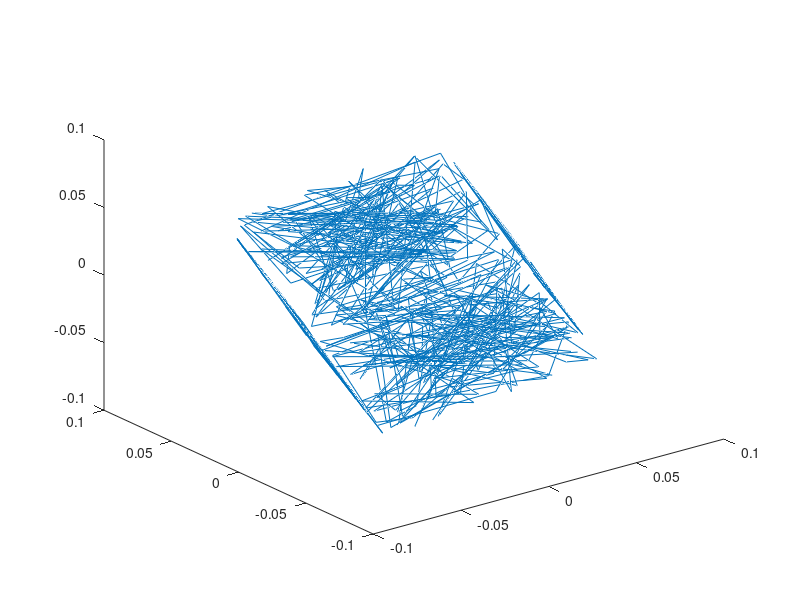

This figure's MATLAB source:
%{
% % % % % % % % % % % % % % % % % % % % % % % 
%
% Structure from Motion - Lizi Chen
%
% % % % % % % % % % % % % % % % % % % % % % % 
%}
disp('Running StructureFromMotion.m');
load('sfm_points.mat'); % 2-by-600-by-10 matrix.
                        % image_points(:,1,:) is the 1st of the 600 world points
format short
W = zeros(20,600);
WRowCursor = 1;
for i=1:10
    sumX = 0;
    sumY = 0;
    for j=1:600
        x = image_points(1,j,i); % x
        y = image_points(2,j,i); % y
        sumX = sumX + x;
        sumY = sumY + y;
    end
    aveX = sumX / 600; % this is the t(1,1) for current image
    aveY = sumY / 600; % this is the t(2,1) for current image
    for j=1:600 % assign values to W, the 2m-by-n measurement matrix
        x = image_points(1,j,i); % x
        y = image_points(2,j,i); % y
        W(WRowCursor, j) = x-aveX;
        W(WRowCursor+1, j) = y-aveY;
    end  
    WRowCursor = WRowCursor + 2;
end    
[U,D,V] = svd(W);
% camera locations M_i can be obtained from the first three columns of U,
    % mulipleid by D(1:3,1:3)
% The first camera, M and t:
CameraLocations = U(:,1:3) * D(1:3,1:3);
figure;
plot3(V(:,1), V(:,2), V(:,3) );
rotate3d on;

